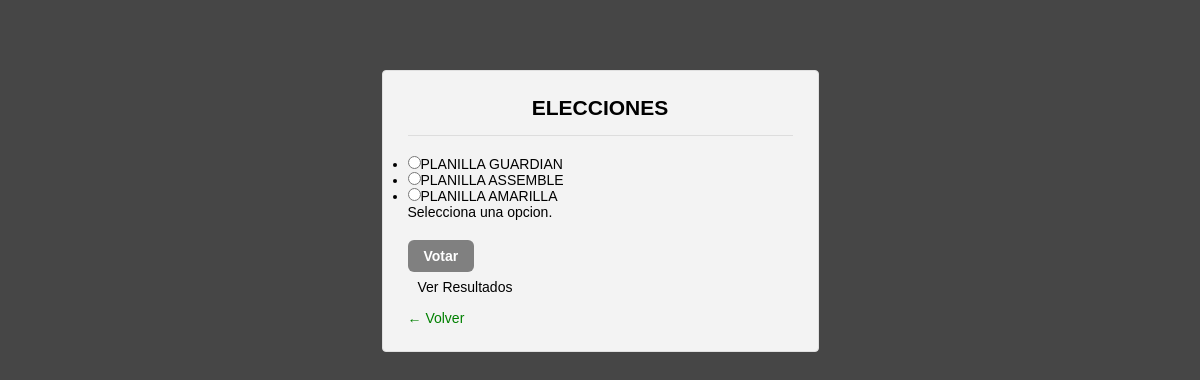
Screenshot of /encuesta.php?id=8 with the database file from the repository.
### tables this page shows
CREATE TABLE `opciones` (
  `id` int(11) NOT NULL auto_increment,
  `id_encuesta` int(11) NOT NULL,
  `nombre` varchar(50) NOT NULL,
  `valor` int(11) NOT NULL,
  PRIMARY KEY  (`id`)
);

CREATE TABLE `encuestas` (
  `id` int(11) NOT NULL,
  `titulo` varchar(50) NOT NULL,
  `fecha` date NOT NULL,
  PRIMARY KEY  (`id`)
);

### encuesta.php (the view, shortened to what this page needs)
<?php
        $id = $_GET['id'];
?>
<!DOCTYPE HTML>
<html lang="en-US">
<head>
	<link rel="stylesheet" href="estilos.css">
</head>
<body>
<div class="wrap">
<form action="" method="post">
<?php
$aux = 0;
$sql = "SELECT a.titulo as titulo, a.fecha as fecha, b.id as id, b.nombre as nombre, b.valor as valor FROM encuestas a INNER JOIN opciones b ON a.id = b.id_encuesta WHERE a.id = ".$id;
$req = mysql_query($sql);
while($result = mysql_fetch_object($req)){
	if($aux == 0){
		echo '<h1>'.$result->titulo.'</h1>';
		echo '<ul>';
		$aux = 1;
	}
	echo '<li><input name="valor" type="radio" value="'.$result->id.'"><span>'.$result->nombre.'</span></li>';
}
	echo '</ul>';
	if(!isset($_POST['valor'])){
		echo "<div class='error'>Selecciona una opcion.</div>";
	}
	echo '<input name="votar" type="submit" value="Votar">';
	echo '<a href="resultado.php?id='.$id.'" class="resultado">Ver Resultados</a>';
	echo '<a href="index.php" class="volver">&larr; Volver</a>';
?>
</form>
</div>
</body>
</html>

### estilos.css (style rules this page uses)
* { margin: 0; padding: 0; font-family: sans-serif; font-size: 14px; }
body { background: #464646; }
a { text-decoration: none; color: green; }
.wrap { padding: 25px; margin: 0 auto; width: 385px; background: #F3F3F3; border-radius: 4px; margin-top: 70px; border: 1px solid #E0E0E0; }
h1 { margin-bottom: 20px; font-size: 21px; border-bottom: 1px solid #DDD; padding-bottom: 15px; text-align: center; }
form > div { margin-bottom: 20px; }
form input[type="submit"] { padding: 8px 16px; background: gray; border: 0; display: block; font-weight: bold; color: white; border-radius: 6px; }
.volver { display: block; padding-top: 15px; clear: both; }
.resultado { float: left; margin-left: 10px; margin-top: 7px; color: black; }

### rows the page displays
opciones: id_encuesta.titulo "ELECCIONES", nombre "PLANILLA GUARDIAN"
opciones: nombre "PLANILLA ASSEMBLE"
opciones: nombre "PLANILLA AMARILLA"
